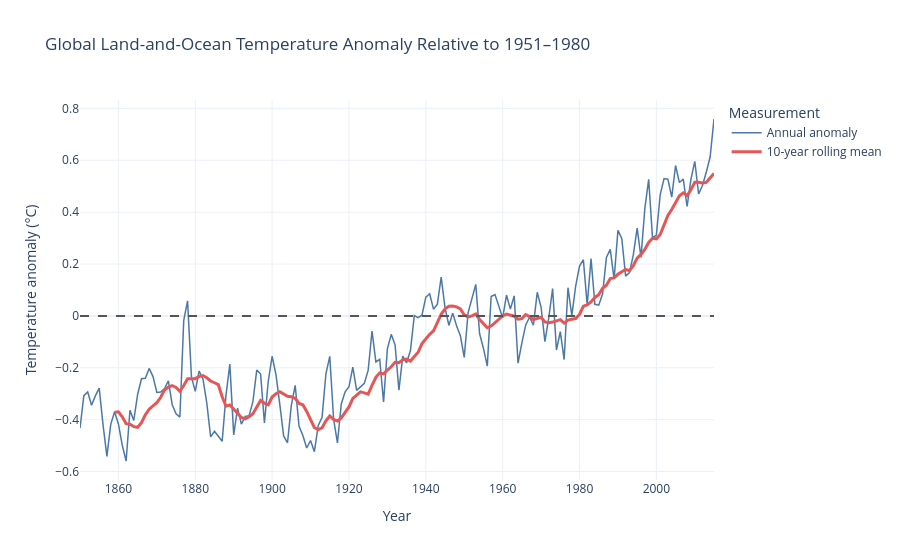

This figure's notebook cell:
### Code cell
import sys
import nbformat

global_ocean_annual = global_annual.loc[
    global_annual["land_ocean_months"].eq(12)
].copy()

global_ocean_annual["anomaly_10_year_mean_c"] = (
    global_ocean_annual["land_ocean_anomaly_c"]
    .rolling(window=10, min_periods=10)
    .mean()
)

figure = go.Figure()

figure.add_trace(
    go.Scatter(
        x=global_ocean_annual["year"],
        y=global_ocean_annual["land_ocean_anomaly_c"],
        name="Annual anomaly",
        mode="lines",
        line={
            "color": "#4C78A8",
            "width": 1.5,
        },
        hovertemplate=(
            "Year: %{x}<br>"
            "Anomaly: %{y:.2f} °C"
            "<extra></extra>"
        ),
    )
)

figure.add_trace(
    go.Scatter(
        x=global_ocean_annual["year"],
        y=global_ocean_annual["anomaly_10_year_mean_c"],
        name="10-year rolling mean",
        mode="lines",
        line={
            "color": "#E45756",
            "width": 3,
        },
        hovertemplate=(
            "Year: %{x}<br>"
            "Rolling anomaly: %{y:.2f} °C"
            "<extra></extra>"
        ),
    )
)

figure.add_hline(
    y=0,
    line_dash="dash",
    line_color="#555555",
)

figure.update_layout(
    title=(
        "Global Land-and-Ocean Temperature Anomaly "
        "Relative to 1951–1980"
    ),
    xaxis_title="Year",
    yaxis_title="Temperature anomaly (°C)",
    template="plotly_white",
    legend_title="Measurement",
    hovermode="x unified",
)

figure.show()

### Figure 1 — Plotly figure (JSON) as saved in the notebook; plotly's stock layout.template omitted (floating-point values rounded to 4 significant figures; data arrays with more than 128 entries replaced by an {"elided": "..."} marker saying what was removed)
{"data": [{"hovertemplate": "Year: %{x}<br>Anomaly: %{y:.2f} °C<extra></extra>", "line": {"color": "#4C78A8", "width": 1.5}, "mode": "lines", "name": "Annual anomaly", "type": "scatter", "x": {"elided": "166 int values"}, "y": {"elided": "166 float values"}}, {"hovertemplate": "Year: %{x}<br>Rolling anomaly: %{y:.2f} °C<extra></extra>", "line": {"color": "#E45756", "width": 3}, "mode": "lines", "name": "10-year rolling mean", "type": "scatter", "x": {"elided": "166 int values"}, "y": {"elided": "166 float values"}}], "layout": {"hovermode": "x unified", "legend": {"title": {"text": "Measurement"}}, "shapes": [{"line": {"color": "#555555", "dash": "dash"}, "type": "line", "x0": 0, "x1": 1, "xref": "x domain", "y0": 0, "y1": 0, "yref": "y"}], "title": {"text": "Global Land-and-Ocean Temperature Anomaly Relative to 1951–1980"}, "xaxis": {"title": {"text": "Year"}}, "yaxis": {"title": {"text": "Temperature anomaly (°C)"}}}}
